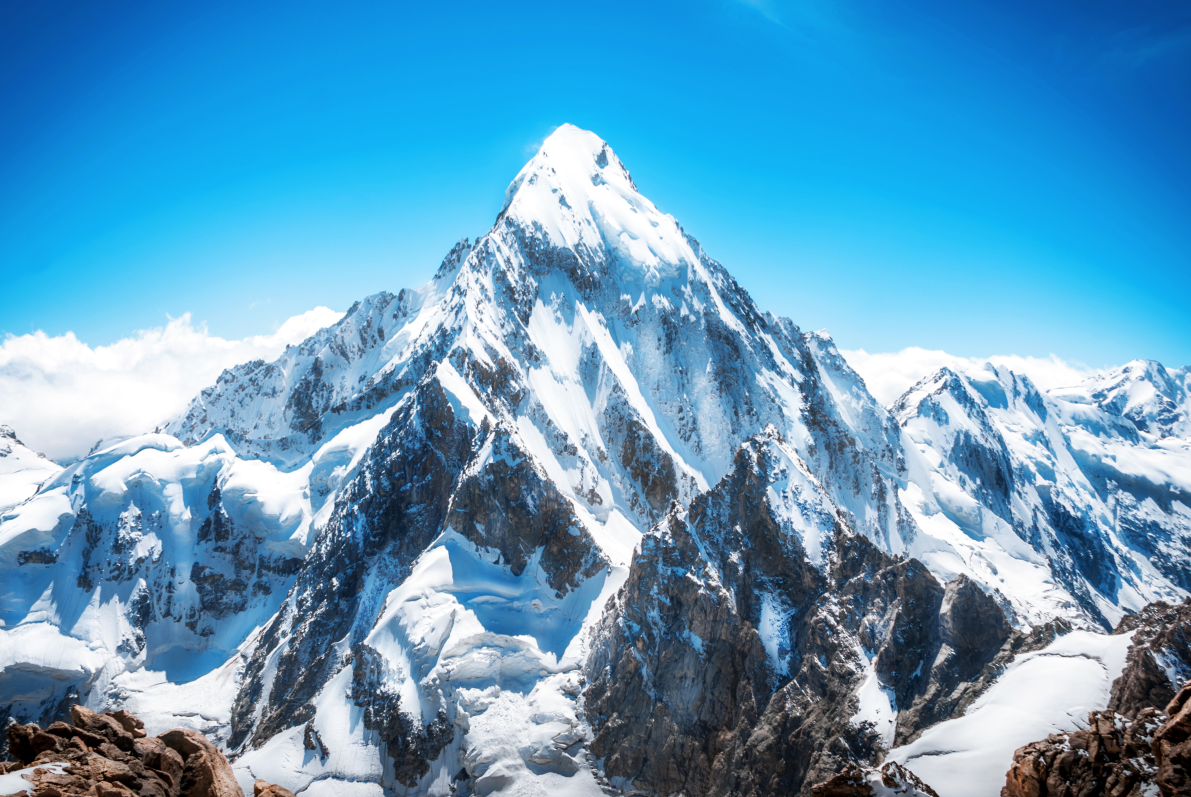
#> input picture backendImageGenerator/Images/mountains.jpg, 3572 x 2391 px (shown at 1/3 size)
$ python -i GradientCreator.py   (imports and definitions only)
#> lines starting #> are read from the running program, lines starting #| are printed output that depends on the picture
#> further down, picture is the input picture: PIL image 3572x2391 RGB; mean R, G, B 96.7, 156.5, 192
from PIL import Image


def createGradient(photo, gradient_magnitude = 2):
#> called with gradient_magnitude = 2
    if photo.mode != 'RGBA':
        photo = photo.convert('RGBA')
    width, height = photo.size
#> width = 3572; height = 2391
    gradient = Image.new('L', (1, height), color=0xFF)
    for y in range(height):
        gradient.putpixel((0, y), int(255 * (1 - gradient_magnitude * float(height - y) / height)))
    alpha = gradient.resize(photo.size)
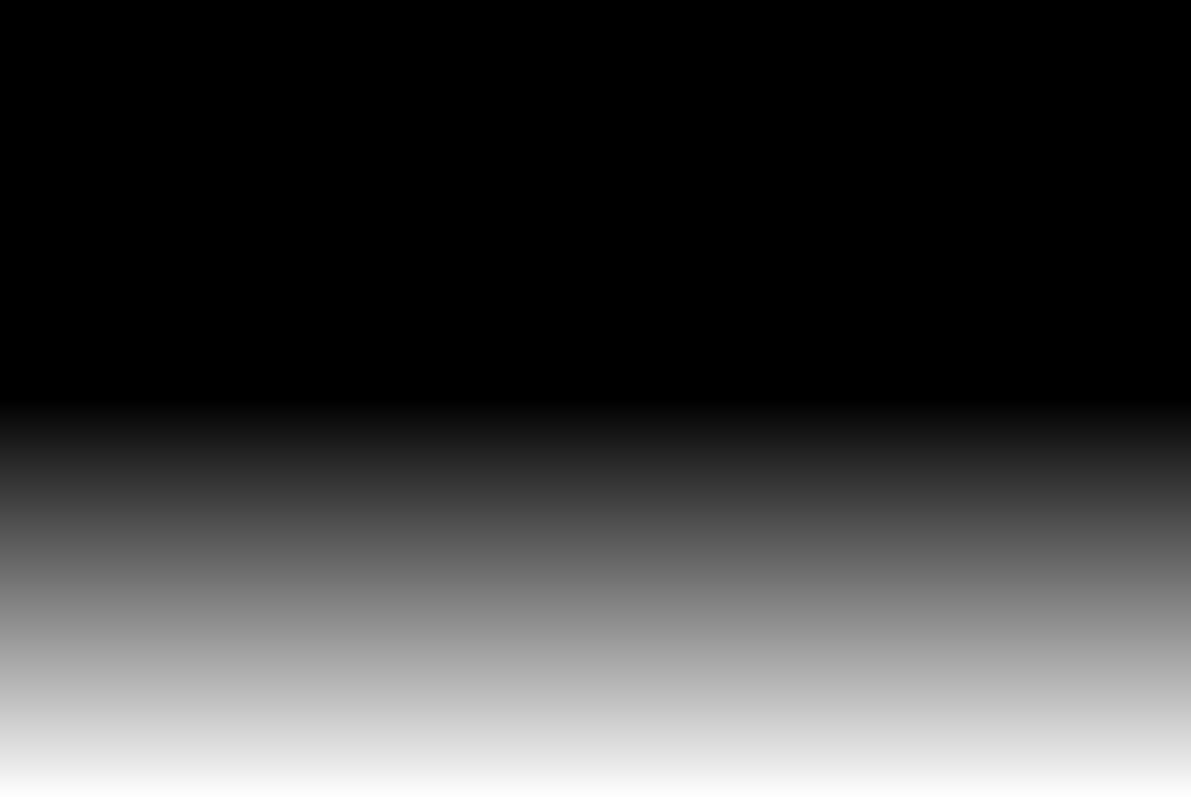
#> alpha: PIL image 3572x2391 L (shown at 1/3 size); min 0, max 254, mean 63.4
    black_im = Image.new('RGBA', (width, height), color=0x000000)
#> black_im: PIL image 3572x2391 RGBA; every value is 0
    black_im.putalpha(alpha)
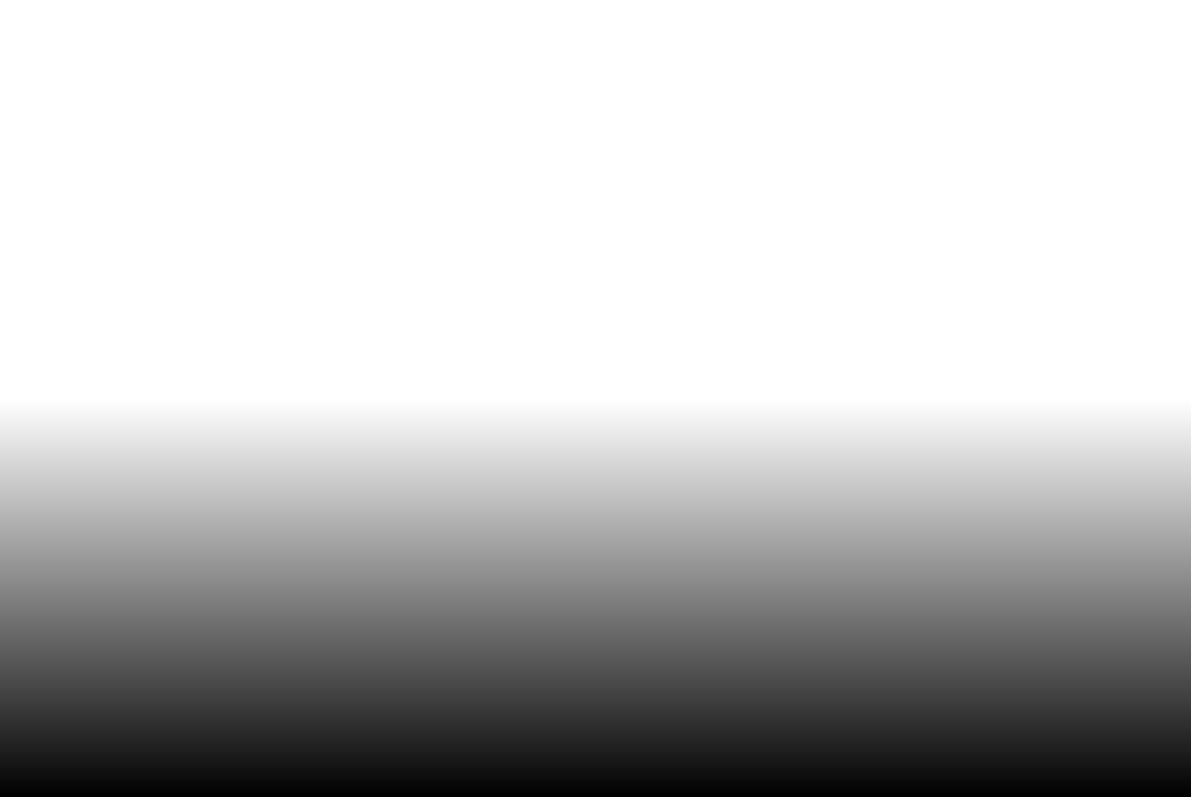
#> black_im: PIL image 3572x2391 RGBA (shown at 1/3 size); mean R, G, B, A 0, 0, 0, 63.4; transparent parts drawn white
    gradient_im = Image.alpha_composite(photo, black_im)
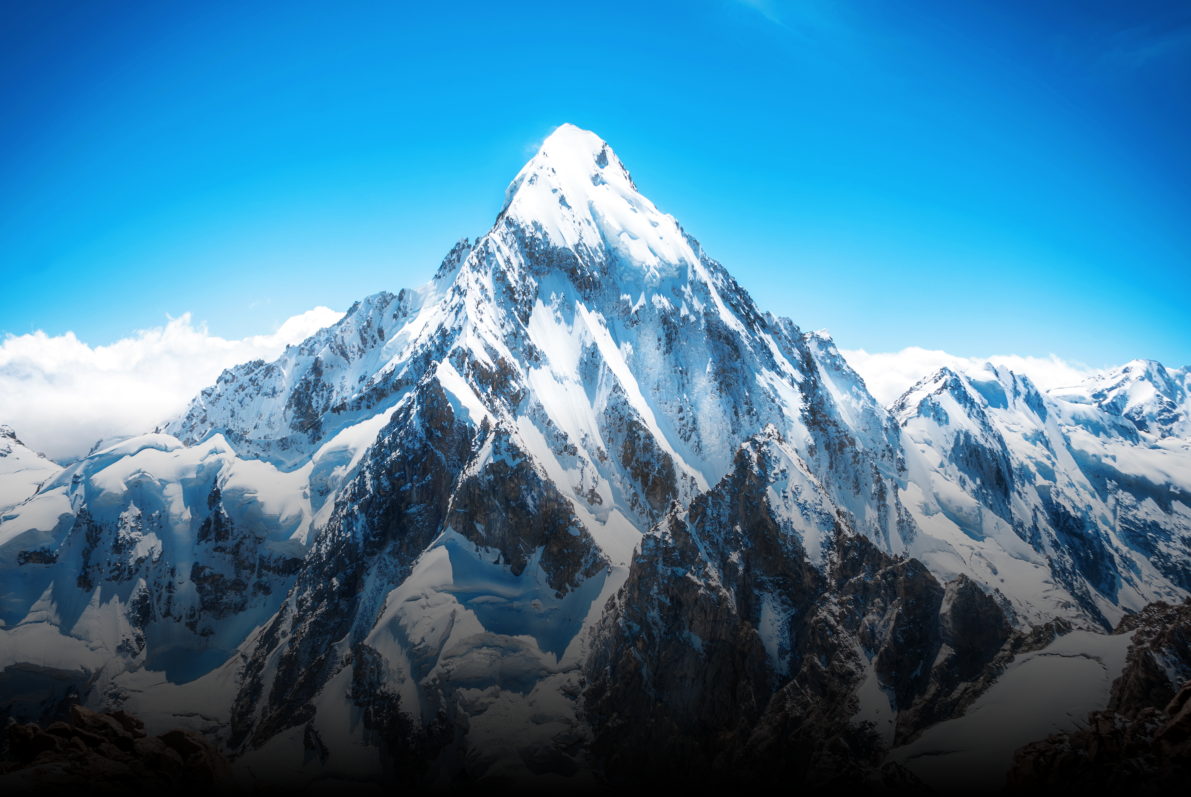
#> gradient_im: PIL image 3572x2391 RGBA (shown at 1/3 size); mean R, G, B, A 68.6, 125.3, 157.4, 255
    return gradient_im

>>> from PIL import Image
>>> picture = Image.open('../Images/mountains.jpg')
>>> result = createGradient(picture)
